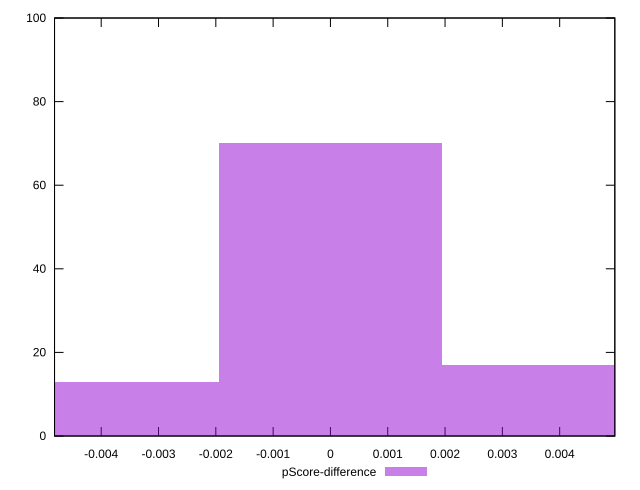

Source code (gnuplot):
reset

$pScoreDifference <<EOF
0 70
-0.0039023958632294904 13
0.0039023958632294904 17
EOF

set key outside below
set boxwidth 0.0039023958632294904
set xrange [-0.004814292831646361:0.004962276968744628]
set yrange [0:100]
set trange [0:100]
set style fill transparent solid 0.5 noborder
set terminal svg size 640, 490 enhanced background rgb 'white'
set output "reports/report_00028_2021-02-24T12-49-42.674Z/bootup-time/samples/card/pScore-difference/histogram.svg"

plot $pScoreDifference title "pScore-difference" with boxes

reset
